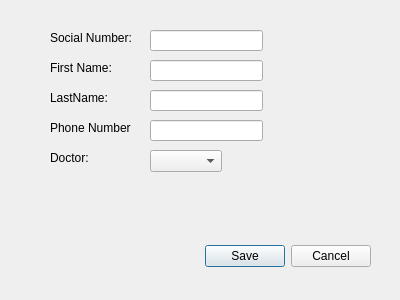
<?xml version="1.0" encoding="UTF-8"?>
<ui version="4.0">
 <class>AddPatientDialog</class>
 <widget class="QDialog" name="AddPatientDialog">
  <property name="geometry">
   <rect>
    <x>0</x>
    <y>0</y>
    <width>400</width>
    <height>300</height>
   </rect>
  </property>
  <property name="windowTitle">
   <string>Dialog</string>
  </property>
  <widget class="QDialogButtonBox" name="add_patient_buttonBox">
   <property name="geometry">
    <rect>
     <x>30</x>
     <y>240</y>
     <width>341</width>
     <height>32</height>
    </rect>
   </property>
   <property name="orientation">
    <enum>Qt::Horizontal</enum>
   </property>
   <property name="standardButtons">
    <set>QDialogButtonBox::Cancel|QDialogButtonBox::Save</set>
   </property>
  </widget>
  <widget class="QLabel" name="social_number_label">
   <property name="geometry">
    <rect>
     <x>50</x>
     <y>30</y>
     <width>81</width>
     <height>16</height>
    </rect>
   </property>
   <property name="text">
    <string>Social Number:</string>
   </property>
  </widget>
  <widget class="QLabel" name="first_name_label">
   <property name="geometry">
    <rect>
     <x>50</x>
     <y>60</y>
     <width>71</width>
     <height>16</height>
    </rect>
   </property>
   <property name="text">
    <string>First Name:</string>
   </property>
  </widget>
  <widget class="QLabel" name="last_name_label">
   <property name="geometry">
    <rect>
     <x>50</x>
     <y>90</y>
     <width>71</width>
     <height>16</height>
    </rect>
   </property>
   <property name="text">
    <string>LastName:</string>
   </property>
  </widget>
  <widget class="QLabel" name="phone_number_label">
   <property name="geometry">
    <rect>
     <x>50</x>
     <y>120</y>
     <width>81</width>
     <height>16</height>
    </rect>
   </property>
   <property name="text">
    <string>Phone Number:</string>
   </property>
  </widget>
  <widget class="QLabel" name="doctor_label">
   <property name="geometry">
    <rect>
     <x>50</x>
     <y>150</y>
     <width>51</width>
     <height>16</height>
    </rect>
   </property>
   <property name="text">
    <string>Doctor:</string>
   </property>
  </widget>
  <widget class="QComboBox" name="doctor_combo_box">
   <property name="geometry">
    <rect>
     <x>150</x>
     <y>150</y>
     <width>72</width>
     <height>22</height>
    </rect>
   </property>
  </widget>
  <widget class="QLineEdit" name="phone_number_edit">
   <property name="geometry">
    <rect>
     <x>150</x>
     <y>120</y>
     <width>113</width>
     <height>21</height>
    </rect>
   </property>
  </widget>
  <widget class="QLineEdit" name="last_name_edit">
   <property name="geometry">
    <rect>
     <x>150</x>
     <y>90</y>
     <width>113</width>
     <height>21</height>
    </rect>
   </property>
  </widget>
  <widget class="QLineEdit" name="first_name_edit">
   <property name="geometry">
    <rect>
     <x>150</x>
     <y>60</y>
     <width>113</width>
     <height>21</height>
    </rect>
   </property>
  </widget>
  <widget class="QLineEdit" name="social_number_edit">
   <property name="geometry">
    <rect>
     <x>150</x>
     <y>30</y>
     <width>113</width>
     <height>21</height>
    </rect>
   </property>
  </widget>
 </widget>
 <tabstops>
  <tabstop>social_number_edit</tabstop>
  <tabstop>first_name_edit</tabstop>
  <tabstop>last_name_edit</tabstop>
  <tabstop>phone_number_edit</tabstop>
  <tabstop>doctor_combo_box</tabstop>
 </tabstops>
 <resources/>
 <connections>
  <connection>
   <sender>add_patient_buttonBox</sender>
   <signal>accepted()</signal>
   <receiver>AddPatientDialog</receiver>
   <slot>accept()</slot>
   <hints>
    <hint type="sourcelabel">
     <x>248</x>
     <y>254</y>
    </hint>
    <hint type="destinationlabel">
     <x>157</x>
     <y>274</y>
    </hint>
   </hints>
  </connection>
  <connection>
   <sender>add_patient_buttonBox</sender>
   <signal>rejected()</signal>
   <receiver>AddPatientDialog</receiver>
   <slot>reject()</slot>
   <hints>
    <hint type="sourcelabel">
     <x>316</x>
     <y>260</y>
    </hint>
    <hint type="destinationlabel">
     <x>286</x>
     <y>274</y>
    </hint>
   </hints>
  </connection>
 </connections>
</ui>
